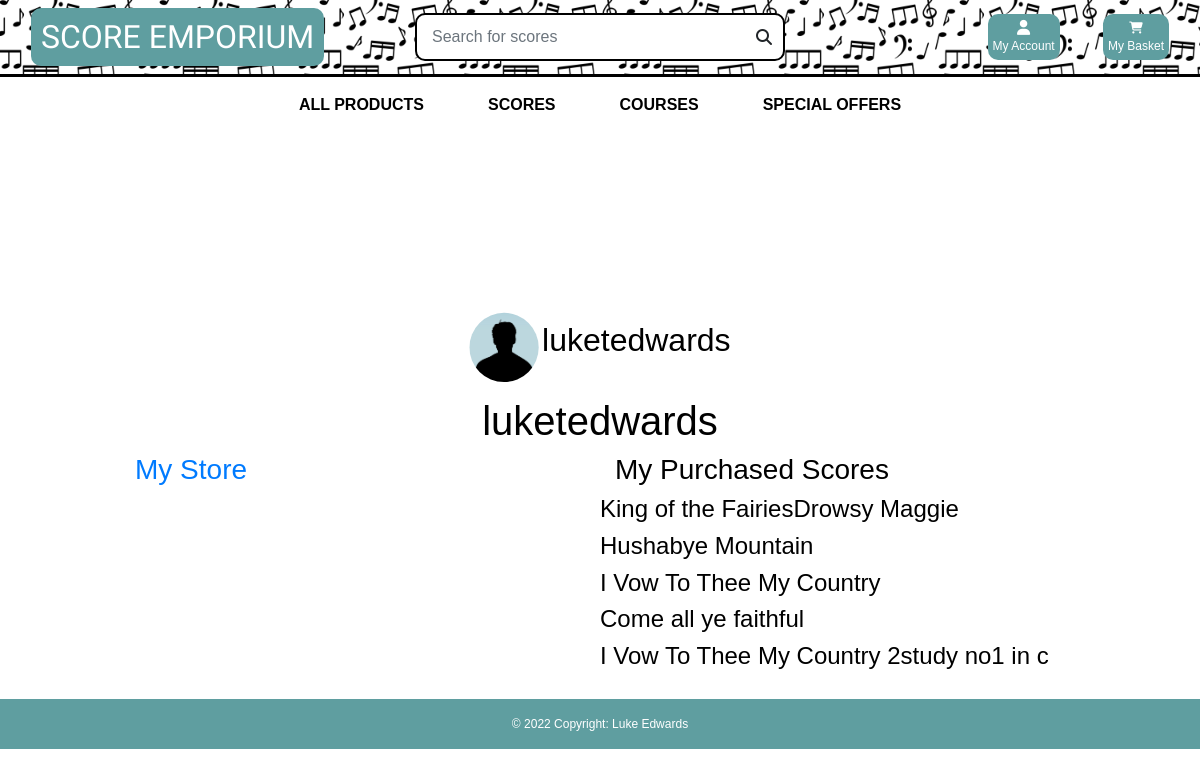
/profile/ (signed in), run on the app's committed database.
### user_profile/models.py (models this page shows)
class UserProfile(models.Model):
    user = models.OneToOneField(User, on_delete=models.CASCADE)
    def __str__(self):
        return self.user.username

### products/models.py (models this page shows, shortened)
class Product(models.Model):
    genre = models.ForeignKey('Genre', null=True, blank=True, on_delete=models.SET_NULL)
    difficulty = models.ForeignKey('Difficulty', null=True, blank=True, on_delete=models.SET_NULL)
    sku = models.CharField(max_length=254, null=True, blank=True)
    name = models.CharField(max_length=254)
    description = models.TextField()
    price = models.DecimalField(max_digits=6, decimal_places=2)
    rating = models.DecimalField(max_digits=6, decimal_places=2, null=True, blank=True)
    image_url = models.URLField(max_length=1024, null=True, blank=True)
    image = models.ImageField(null=True, blank=True,)
    vendor = models.CharField(max_length=254, null=True)
    PDF = models.FileField(null=True,)
    Guitar_Pro_Unlocked = models.FileField(null=True,)
    Guitar_Pro_Locked = models.FileField(null=True,)
    video = models.URLField(max_length=1024, null=True, blank=True)

### user_profile/views.py (the view)
# urls.py: path('profile/', include('user_profile.urls')),
def user_profile(request):
    profile = get_object_or_404(UserProfile, user=request.user)
    products = Product.objects.all()
    context = {
        'products': products,
        'profile': profile,
    }
    return render(request, 'user_profile/profile.html', context)

### user_profile/templates/user_profile/profile.html (shortened to what this page needs)
{% extends "base.html" %}
{% load static %}
{% block page_header %}
    <div class="container header-container">
    </div>
{% endblock %}
{% block content %}
<div class="container text-black">
    <div class="row text-center">
      <div class="col center">
      <img id="user-profile-pic" src="{% static 'media/profile_photos/default-pp-min.png'%}" alt="" class=" prepend">
       <h2 class="d-inline">{{request.user.username}}</h2>
       <h1>{{profile}}</h1>
      </div>
    </div>
    <div class="row">
      <div class="col">
        <a href="{%url 'storefront'%}?username={{request.user.username}}"> <h3>My Store</h3></a>
      </div>
      <div class="col">
        <h3>My Purchased Scores</h3>
        <div class="row">
          {% for product in products%}
            {% if product.vendor == 'luketedwards' %}
            <h4>{{product.name}}</h4>
            {%endif%}
          {%endfor%}
        </div>
      </div>
    </div>
  </div>
{% endblock %}

### static/css/base.css (style rules this page uses)
html { height: 100%; }
#user-profile-pic { clip-path: circle() !important; height: 100px !important; display: inline; }
body { background-size: cover; height: calc(100vh - 164px); color: black !important; font-family: 'Helvetica'; }
.text-black { color: #000 !important; }
@media (min-width: 1200px) { .container { max-width: 80%; } }
@media (min-width: 992px) { .header-container { padding-top: 164px; } }

### static/css/scores.css (style rules this page uses)
body { font-family: Arial, Helvetica, sans-serif; font-size: 12px; }

### data on the page
UserProfile: user.username "luketedwards"
Product: name "King of the Fairies"
Product: name "Drowsy Maggie"
Product: name "Hushabye Mountain"
Product: name "I Vow To Thee My Country"
Product: name "Come all ye faithful"
Product: name "I Vow To Thee My Country 2"
Product: name "study no1 in c"

### other printed values
{{ request.user.username }} "luketedwards"
